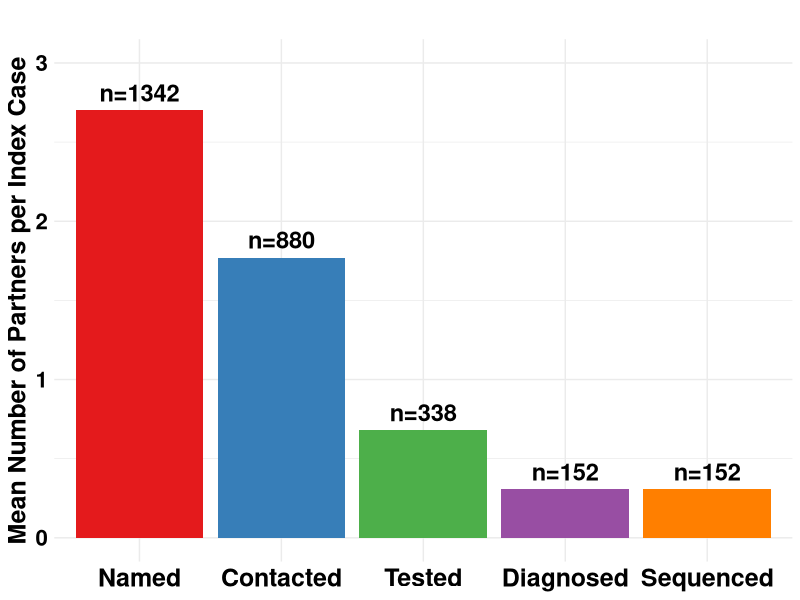

Write R code to recreate this figure.
rm(list=ls())

# Loading necessary libraries
library(tidyr)
library(ggplot2)
library(RColorBrewer)

# Structuring the data with the average values
overall_data <- data.frame(
  Category = c("Named_Mean", "Contacted_Mean", "Tested_Mean", "Diagnosed_Mean", "Sequenced_Mean"),
  Value = c(1342/497, 880/497, 338/497, 152/497, 152/497)
)

# Adjusting the factor levels and labels for the Category column
overall_data$Category <- factor(overall_data$Category, 
                                levels = c("Named_Mean", 
                                           "Contacted_Mean",
                                           "Tested_Mean",
                                           "Diagnosed_Mean",
                                           "Sequenced_Mean"),
                                labels = c("Named", 
                                           "Contacted",
                                           "Tested", 
                                           "Diagnosed", 
                                           "Sequenced"))

# Color settings
set1_colors <- brewer.pal(8, "Set1")
my_colors <- c("Named" = set1_colors[1], 
               "Contacted" = set1_colors[2],
               "Tested" = set1_colors[3],     
               "Diagnosed" = set1_colors[4],  
               "Sequenced" = set1_colors[5]) 


# Create the labels
labels_n = c("n=1342", "n=880", "n=338", "n=152", "n=152")

# Updated plot code
p_overall <- ggplot(overall_data, aes(x = Category, y = Value, fill = Category)) +
  geom_bar(stat = "identity", position = "dodge") +
  geom_text(aes(label=labels_n), vjust=-0.5, size=6, fontface="bold") +
  labs(title = "",
       y = "Mean Number of Partners per Index Case",
       x = "") +
  scale_fill_manual(values=my_colors) +  # Setting colors manually
  scale_y_continuous(limits = c(0, 3)) +
  theme_minimal() +
  theme(
    plot.title = element_text(size = 18, face = "bold"),
    axis.title.x = element_blank(),
    axis.title.y = element_text(size = 18, face = "bold", color = "black"),
    axis.text.y = element_text(size = 16, face = "bold", color = "black"),
    axis.text.x = element_text(size = 18, face = "bold", color = "black"),
    legend.position = "none"   # This will remove the legend
  )

print(p_overall)
